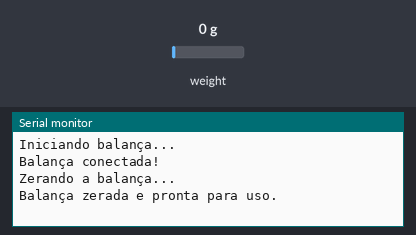
Simulated run of this sketch. Board: Arduino Uno, built with avr-gcc and run on an emulated ATmega328P. On the bench: the last lines printed to the serial monitor. The inputs (shaded band) are chosen by the test bench; at power-on: weight on the scale 0 g.

Above: at 2.2 s.
2.3 s: weight on the scale set to 100 g
At 3.6 s:
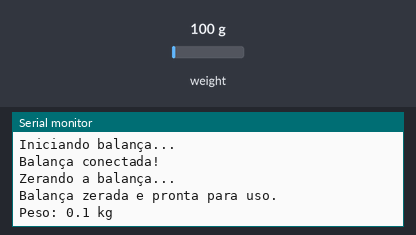
7.0 s: weight on the scale set to 1250 g
At 8.7 s:
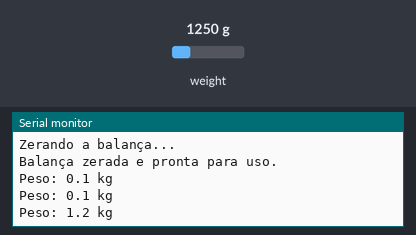

The sketch:

sensor_carga.ino
```cpp
#include "HX711.h"

// Pinos do HX711 no Arduino
#define DOUT 5 // Pino DT (DOUT) do HX711
#define SCK 6  // Pino SCK (CLK) do HX711

HX711 balanca;

// Fator de calibração conhecido (ajuste para o valor exato)
float fatorCalibracao = -71085.50; // Valor calibrado previamente (-71085.50 quase funciona)
float peso;                        // Variável para armazenar o peso

void setup()
{
  Serial.begin(9600);
  Serial.println("Iniciando balança...");

  // Configura o HX711
  balanca.begin(DOUT, SCK);

  // Testa se a balança está conectada
  if (!balanca.is_ready())
  {
    Serial.println("Erro: Balança não conectada!");
    while (1)
      ; // Para o código se a balança não estiver conectada
  }
  Serial.println("Balança conectada!");

  // Define o fator de calibração conhecido
  balanca.set_scale(fatorCalibracao);

  // Zera a balança
  Serial.println("Zerando a balança...");
  balanca.tare(); // Remove qualquer peso residual
  Serial.println("Balança zerada e pronta para uso.");
}

void loop()
{
  // Leitura do peso
  peso = balanca.get_units(20); // Obtém a média de 10 amostras
  Serial.print("Peso: ");
  Serial.print(peso, 1); // Exibe com 2 casas decimais
  Serial.println(" kg");

  delay(500); // Atualiza a cada meio segundo
}
```

Measured:
- after the input at 2.3 s, the serial monitor: prints a new line after 0.70 s (image 1)
- after the input at 7.0 s, the serial monitor: prints a new line after 1.0 s (image 2)
